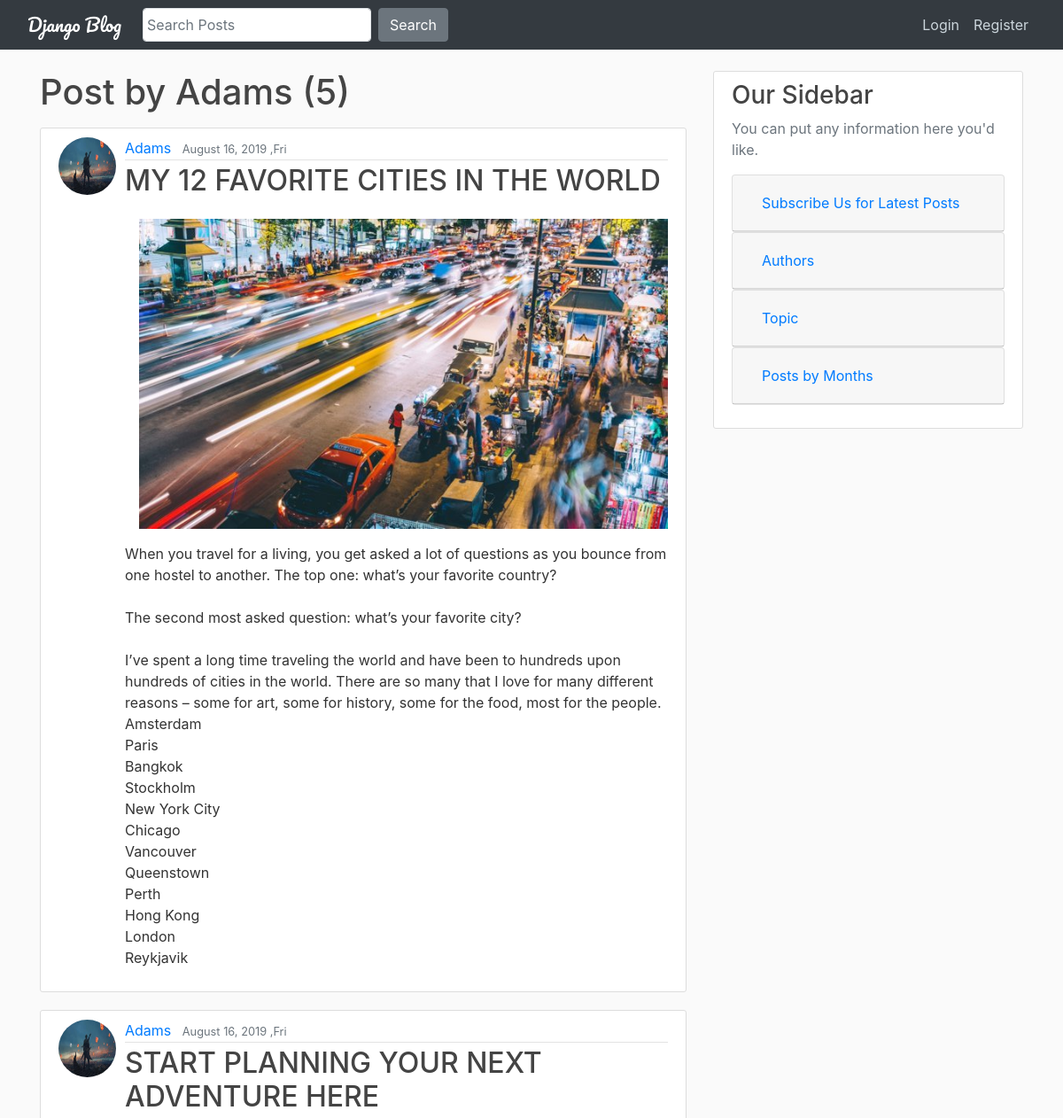
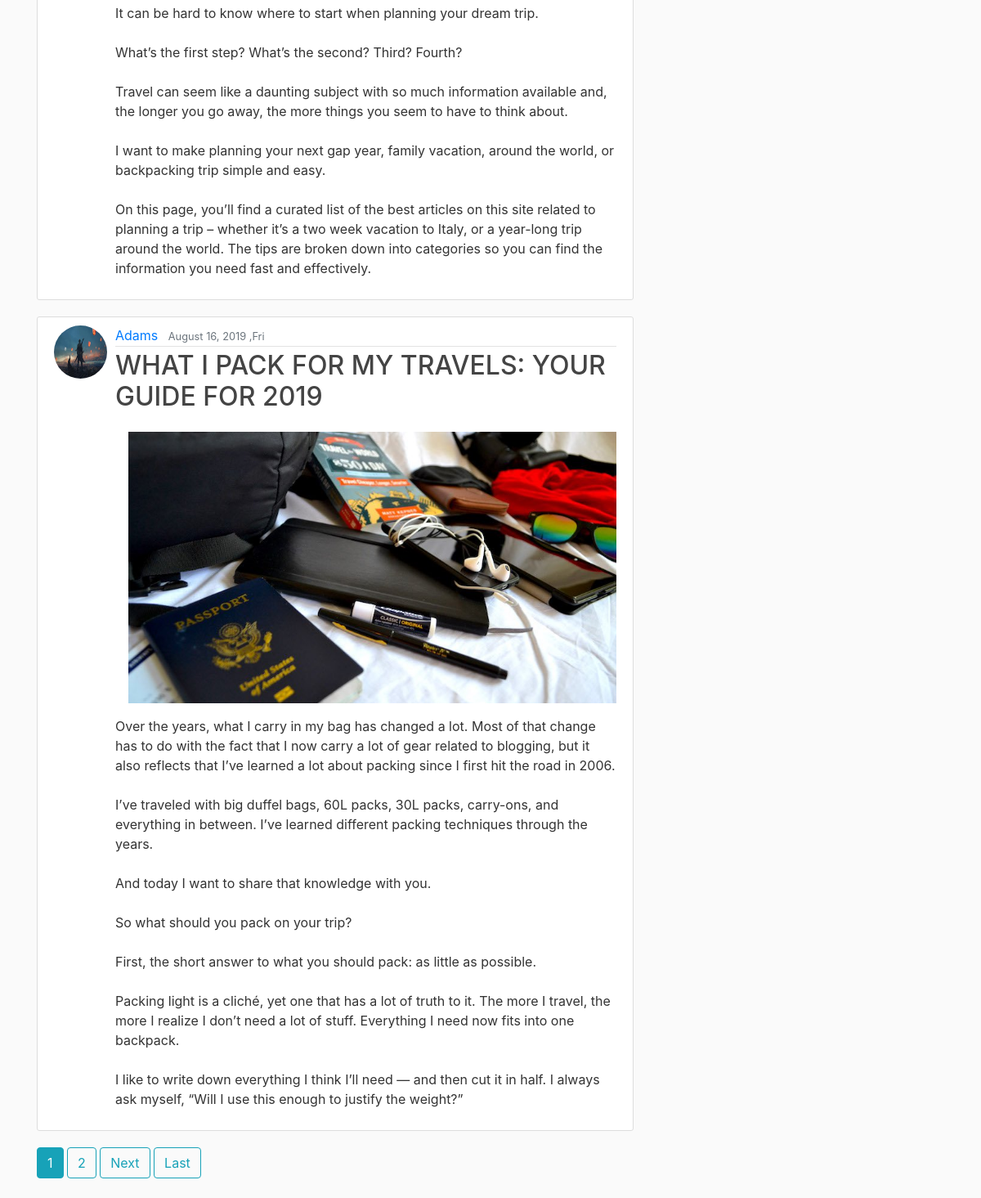
The page /user/Adams/ on the database its author committed (2 pictures, top to bottom).
### appblog/models.py (models this page shows, shortened)
class Post(models.Model):
    title=models.CharField(max_length=99)
    slug = models.SlugField(unique=True, null=False)
    topic= models.CharField(max_length=50,default='Select')
    images=models.ImageField(upload_to='images',blank=True)
    content= models.TextField()
    date_posted=models.DateTimeField(default=timezone.now)
    author=models.ForeignKey(User,default="Anonymous user",on_delete=models.CASCADE)

### users/models.py (models this page shows, shortened)
class Profile(models.Model):
    user = models.OneToOneField(User,on_delete=models.CASCADE)
    image = models.ImageField(default="default.jpg",upload_to='profile_pics')

### appblog/views.py (the view)
# urls.py: path('user/<str:username>/',UserPostListView.as_view(), name='user_posts'),
class UserPostListView(ListView):
    model = Post
    template_name = 'appblog/user_posts.html'
    context_object_name = 'posts'
    paginate_by = 3
    def get_queryset(self):
        user=get_object_or_404(User,username=self.kwargs.get('username'))
        return Post.objects.filter(author=user).order_by('date_posted')

### appblog/templates/appblog/user_posts.html (shortened to what this page needs)
{% extends "appblog/base.html"%}
{% block content %}
<h1 class="mb-3"> Post by {{ view.kwargs.username }} ({{ page_obj.paginator.count }})  </h1>
    {% for post in posts %}
        <article class="media content-section">
            <img class="rounded-circle article-img" src="{{post.author.profile.image.url}}">
            <div class="media-body">
            <div class="article-metadata">
                <a class="mr-2" href="{% url 'user_posts' post.author.username %}">{{post.author}}</a>
                <small class="text-muted">{{post.date_posted|date:"F d, Y ,D"}}</small>
            </div>
                <h2><a class="article-title" href="{%  url 'post_detail' post.id%}">{{post.title}}</a></h2>
                {% if post.images  %}
                <div><img src="{{post.images.url}}" class="img-fluid m-2 p-2"></div>
                {% endif %}
                <p class="article-content">{{post.content}}</p>
            </div>
        </article>
    {% endfor %}
    {% if is_paginated %}
        {% for num in page_obj.paginator.page_range %}
            {% if page_obj.number == num %}
                    <a class="btn btn-info mb-4" href="?page={{num}}">{{num}}</a>
            {% elif num > page_obj.number|add:'-3'  and num < page_obj.number|add:'3' %}
                    <a class="btn btn-outline-info mb-4" href="?page={{num}}">{{num}}</a>
            {% endif %}
        {% endfor %}
        {% if page_obj.has_next %}
            <a class="btn btn-outline-info mb-4" href="?page={{page_obj.next_page_number}}" > Next</a>
            <a class="btn btn-outline-info mb-4" href="?page={{page_obj.paginator.num_pages}}" > Last</a>
        {% endif %}
    {% endif %}
{% endblock %}

### appblog/static/appblog/mainnn.css (style rules this page uses)
body { background: #fafafa; color: #333333; margin-top: 5rem; }
h1, h2, h3, h4, h5, h6 { color: #444444; }
.content-section { background: #ffffff; padding: 10px 20px; border: 1px solid #dddddd; border-radius: 3px; margin-bottom: 20px; }
.article-title { color: #444444; }
.article-content { white-space: pre-line; }
.article-img { height: 65px; width: 65px; margin-right: 10px; }
.article-metadata { padding-bottom: 1px; margin-bottom: 4px; border-bottom: 1px solid #e3e3e3 }

### rows shown on the page
Post: author.profile.image (picture), author "Adams", date_posted "August 16, 2019 ,Fri", title "MY 12 FAVORITE CITIES IN THE WORLD", images (picture), content "When you travel for a living, you get asked a lot of questions as you bounce from one hostel to another. The top one: what’s your favorite country? The second most asked question: what’s your favorite city? I’ve spent a long time traveling the world and have been to hundreds upon hundreds of cities in the world. There are so many that I love for many different reasons – some for art, some for history, some for the food, most for the people. Amsterdam Paris Bangkok Stockholm New York City Chicago Vancouver Queenstown Perth Hong Kong London Reykjavik"
Post: author.profile.image (picture), author "Adams", date_posted "August 16, 2019 ,Fri", title "START PLANNING YOUR NEXT ADVENTURE HERE", content "It can be hard to know where to start when planning your dream trip. What’s the first step? What’s the second? Third? Fourth? Travel can seem like a daunting subject with so much information available and, the longer you go away, the more things you seem to have to think about. I want to make planning your next gap year, family vacation, around the world, or backpacking trip simple and easy. On this page, you’ll find a curated list of the best articles on this site related to planning a trip – whether it’s a two week vacation to Italy, or a year-long trip around the world. The tips are broken down into categories so you can find the information you need fast and effectively."
Post: author.profile.image (picture), author "Adams", date_posted "August 16, 2019 ,Fri", title "WHAT I PACK FOR MY TRAVELS: YOUR GUIDE FOR 2019", images (picture), content "Over the years, what I carry in my bag has changed a lot. Most of that change has to do with the fact that I now carry a lot of gear related to blogging, but it also reflects that I’ve learned a lot about packing since I first hit the road in 2006. I’ve traveled with big duffel bags, 60L packs, 30L packs, carry-ons, and everything in between. I’ve learned different packing techniques through the years. And today I want to share that knowledge with you. So what should you pack on your trip? First, the short answer to what you should pack: as little as possible. Packing light is a cliché, yet one that has a lot of truth to it. The more I travel, the more I realize I don’t need a lot of stuff.…"

### other values the page prints
{{ view.kwargs.username }} "Adams"
{{ page_obj.paginator.count }} "5"
{{ num }} "1"
{{ num }} "2"
